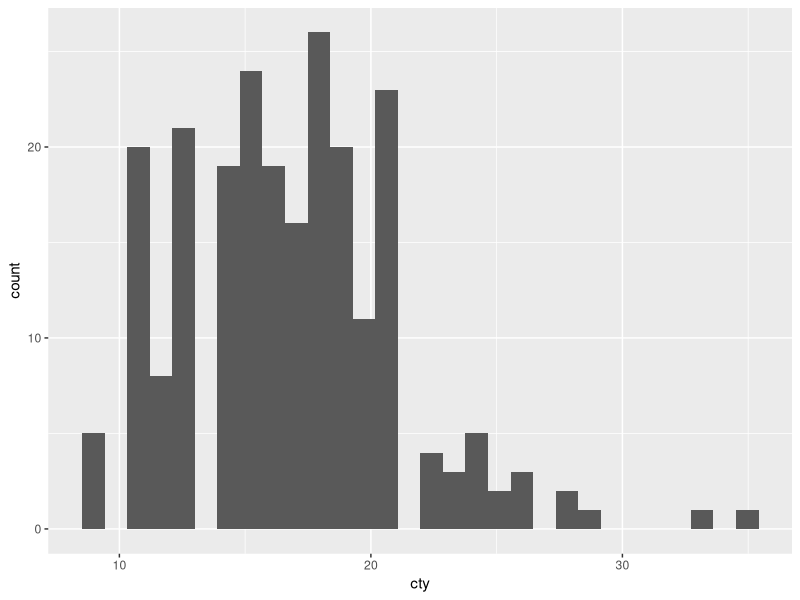
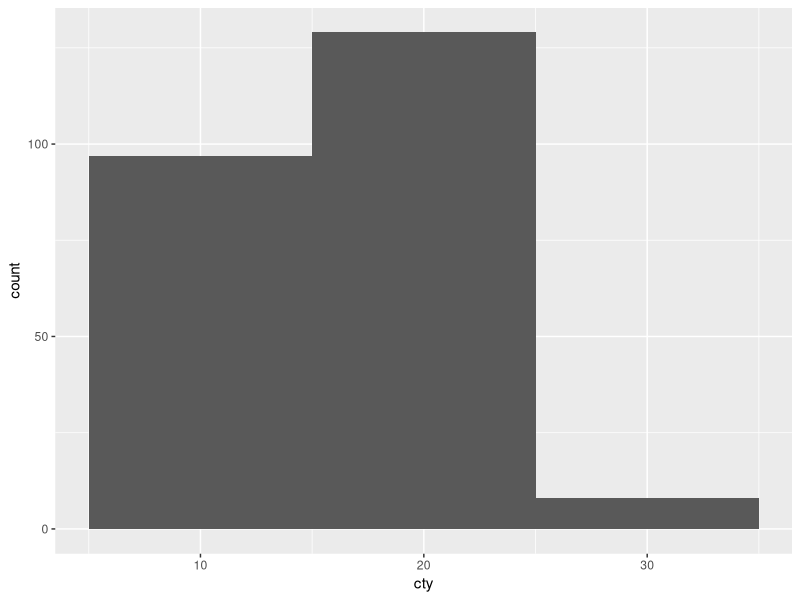
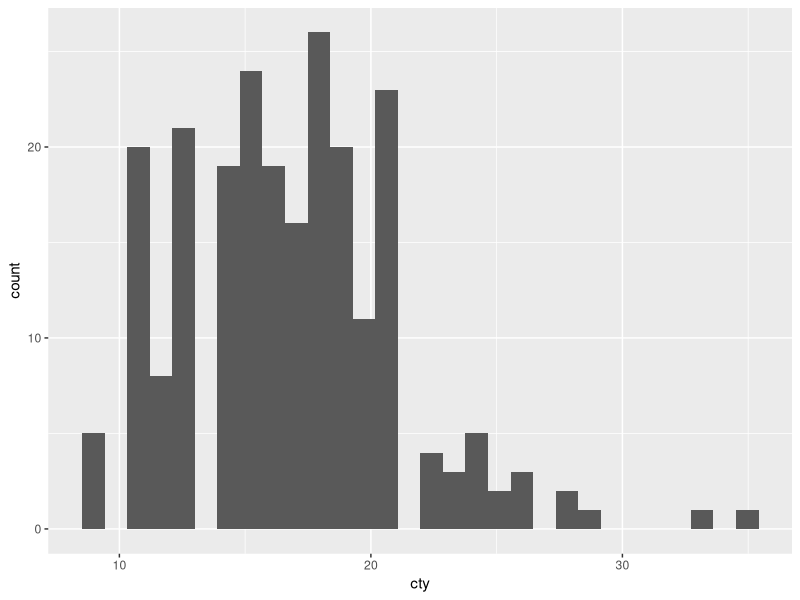
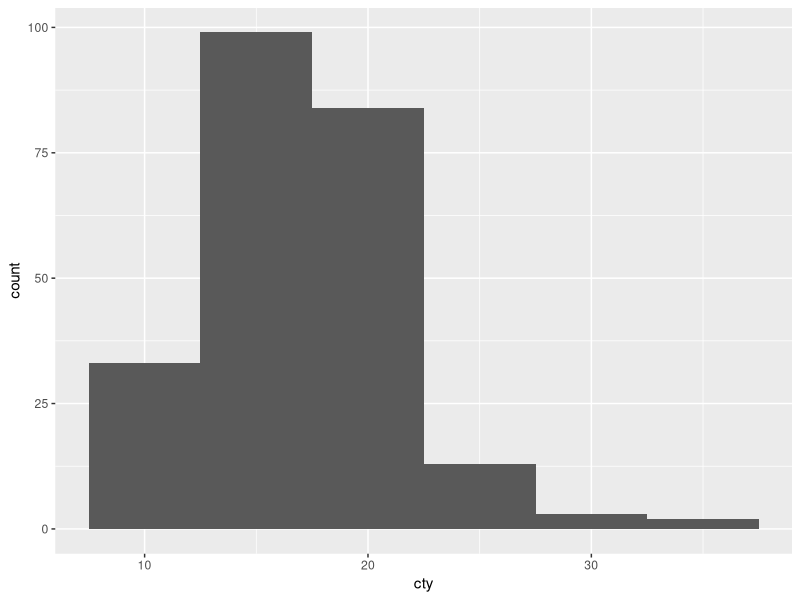
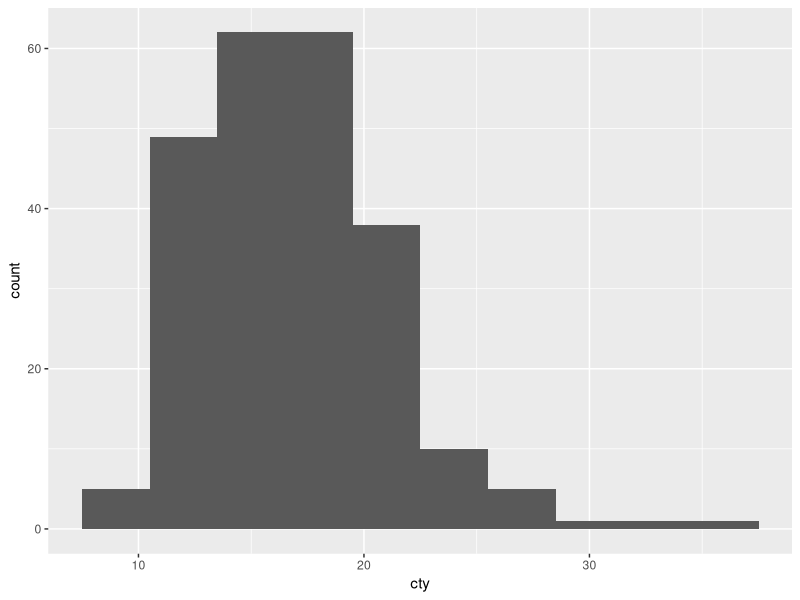
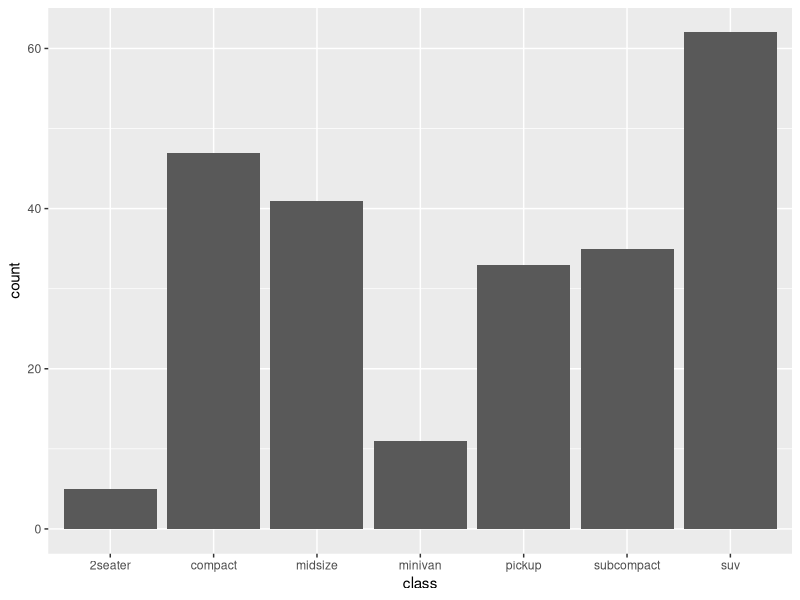
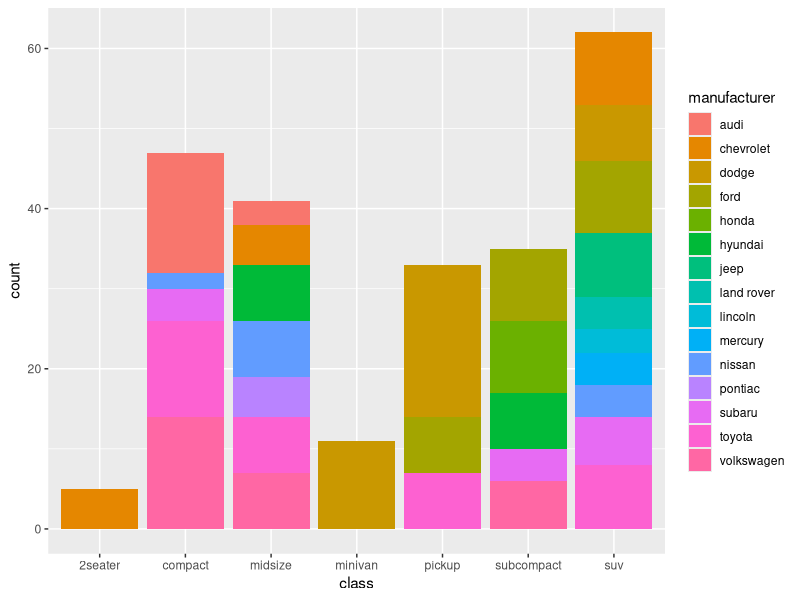
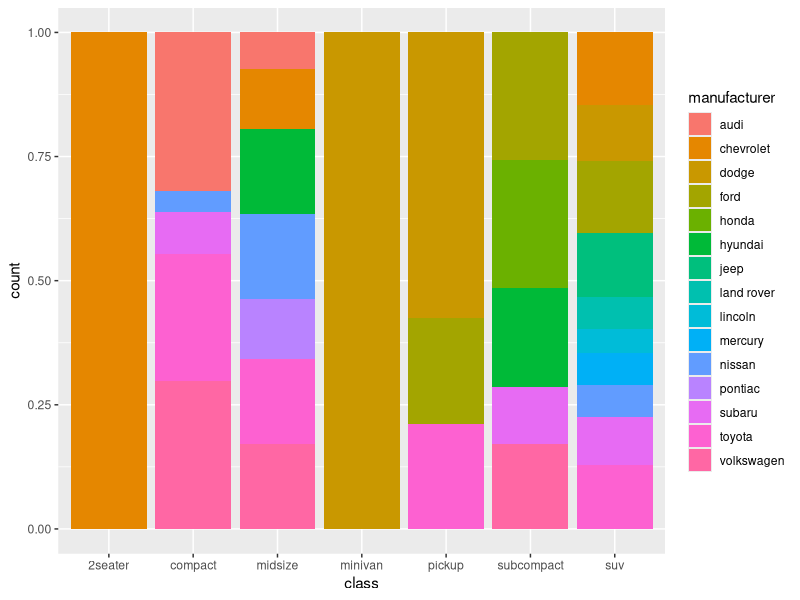

Here is the R script that generated these plots, in order:
#call ggplot into your R session
library("tidyverse")
#includes ggplot, dplyr
#let's work with mpg take a look
mpg



#let's make a histogram city mileage
ggplot(mpg, aes(cty)) + geom_histogram()


#R suggests we might want to change the binwidth, how?
#putting a question mark in front of the command will pull up the help document
?geom_histogram
ggplot(mpg, aes(cty)) + geom_histogram(binwidth=10)
ggplot(mpg, aes(cty)) + geom_histogram(bins=30)
#explore different bin numbers and widths? Which do you think is the best? How would you describe this distribution?
ggplot(mpg, aes(cty)) + geom_histogram(binwidth=5)
ggplot(mpg, aes(cty)) + geom_histogram(binwidth=3)
#its pretty peaked and symmetric, maybe a little skewed
#what measure of location would you use?


#### ESTIMATING LOCATION############
#to estimate the position first we need to extract the column of data we are interested in as a vector of values
#pull command works well for this
pull(mpg, cty) 
#alternatively if you prefer you call also use the base R notation separating the name of the tibble or data frame and the name of the desired column by a $
mpg$cty

# to calculate the mean, we can pipe the values to the mean function
pull(mpg, cty)  %>% mean
# or the median
pull(mpg, cty)  %>% median
# what about mode
pull(mpg, cty)  %>% mode
#oh wait that is just telling us what type of variable mpg is. 
# In fact, there is not internal function for calculating the mode in R 
# however the table function will tell us how many times each value is observed in a list
pull(mpg, cty)  %>% table 
#use sort to place them in ascending order:
pull(mpg, cty)  %>% table %>% sort 

#### ESTIMATING WIDTH ############
#variance
pull(mpg, cty) %>% var
#standard deviation
pull(mpg, cty) %>% sd
#can anyone think of another way to calcuate SD?
pull(mpg, cty) %>% var %>% sqrt
#what about sum of squares?
#first we need the sample size
pull(mpg, cty) %>% length -1
#then multiply the sample size by the variance
pull(mpg, cty) %>% var*233

#what about coefficient of variation?
100*(pull(mpg, cty) %>% sd)/(pull(mpg, cty) %>% mean)
#What about IQR
pull(mpg, cty) %>% quantile
pull(mpg, cty) %>% IQR # diff between 75% to 14%


### THE LAZY MAN'S SHORTCUT ####

pull(mpg, cty) %>% summary
#even lazier
mpg %>% summary






#### categorical #####
###### BAR GRAPHS ######
#take a look at your data
mpg
#let's make a bargraph of the frequency of different classes of cars
ggplot(mpg, aes(class)) + geom_bar()

#what if we want to consider also the class of car, now we are relating two categorical variables
ggplot(mpg, aes(class, fill = manufacturer)) + geom_bar()


#what if we want to make a proportional bar chart that makes it easier to compare across classes?
ggplot(mpg, aes(class, fill = manufacturer)) + geom_bar(position="fill") 



#### relating categorical and continuous variables #####
###### BOX, VIOLIN and JITTER PLOTS ######
#what if we want to look at the relationship between city fuel efficiency and class?
ggplot(mpg, aes(class, cty)) + geom_boxplot()
ggplot(mpg, aes(class, cty)) + geom_violin()
#what if we want to color our violins
ggplot(mpg, aes(class, cty, fill = manufacturer)) + geom_violin()
#or maybe we just want colorful borders on them
ggplot(mpg, aes(class, cty, color = class)) + geom_violin()
#how about we just plot the data?
ggplot(mpg, aes(class, cty, color = class)) + geom_jitter()
#or how about we do it all?
ggplot(mpg, aes(class, cty, color = class)) + geom_boxplot() + geom_jitter() 
#what if we want just our dots to be colored?
ggplot(mpg, aes(class, cty)) + geom_boxplot() + geom_jitter(aes(color=class)) 
#what if we want our boxes overtop of our data points?
ggplot(mpg, aes(class, cty)) + geom_jitter(aes(color=class)) + geom_boxplot() 
#make boxes transparent?
ggplot(mpg, aes(class, cty)) + geom_jitter(aes(color=class)) + geom_boxplot(alpha=0) 
#ggplot(mpg, aes(class, cty)) + geom_boxplot() + geom_jitter(aes(color=class, alpha=0))

#### relating two continuous variables #####
##### SCATTERPLOTS, LINE PLOTS #####
# how is city mileage related to highway mileage? 
ggplot(mpg, aes(cty, hwy)) + geom_point()
#what if we want a trendline?
ggplot(mpg, aes(cty, hwy)) + geom_point() + geom_smooth()
ggplot(mpg, aes(cty, hwy)) + geom_point() + geom_smooth(method="lm")
#95 percent confidence interval
# what if we want to see how that breaks down by class of car?
ggplot(mpg, aes(cty, hwy, color = class)) + geom_point()

diamonds

######## YOUR TURN ########
#lets work with the included data diamonds.
diamonds
#how many variables are in the data? take note also of what types of variables they are (ordinal, continuous, factors, etc)
#10 (continous, ordinal, ordinal, ordinal, continous, continous, descrete, continous, continous, continous)
#### make a graph relating size (in carats) and price. what is the trend that you observe?
ggplot(diamonds, aes(carat, price)) + geom_point() + geom_smooth()
#positive
#### make a graph relating clarity and price. what is the trend that you observe?
ggplot(diamonds, aes(clarity, price, fill = clarity)) + geom_boxplot()
#negative
#### make a graph relating depth and price. what is the trend that you observe?
ggplot(diamonds, aes(price, depth)) + geom_point() + geom_smooth()
#no change
#### make a graph relating color and price. what is the trend that you observe?
ggplot(diamonds, aes(color, price, fill = color)) + geom_boxplot()
#price increases with color
#### what is most predictive of diamond price: size, clarity, depth or color?
#carat
#### what is the average cost of large diamond (3 karats or greater)
carat <- diamonds %>% subset(carat >= 3) 
carat$price %>%  mean #15243
#### what is the average cost of an ideal cut diamond?
diamonds
diamonds %>% subset(cut == "Ideal") %>% pull(price) %>% mean
#command up
#3457.542
